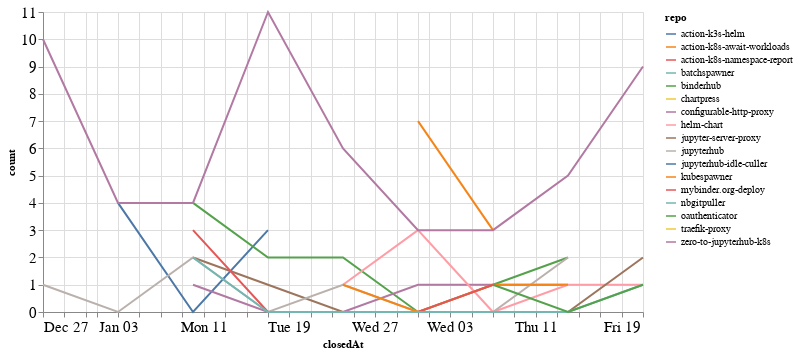

The code cell stored with this chart in its notebook:
### Code cell
closed_by_time = closed_by.groupby('repo').resample('W', on='closedAt').count()['author'].reset_index()
closed_by_time = closed_by_time.rename(columns={'author': 'count'})

alt.Chart(closed_by_time, width=600).mark_line().encode(
    x='closedAt',
    y='count',
    color='repo',
    tooltip="repo"
)

### Figure 1 — Vega-Lite specification as saved in the notebook (floating-point values rounded to 4 significant figures)
{"config": {"axisLeft": {"labelFontSize": 15}, "axisBottom": {"labelFontSize": 15}}, "data": {"name": "data-49d485bf5015f8d5c091354b9a52ea3c"}, "mark": "line", "encoding": {"color": {"type": "nominal", "field": "repo"}, "tooltip": {"type": "nominal", "field": "repo"}, "x": {"type": "temporal", "field": "closedAt"}, "y": {"type": "quantitative", "field": "count"}}, "width": 600, "$schema": "https://vega.github.io/schema/vega-lite/v4.8.1.json", "datasets": {"data-49d485bf5015f8d5c091354b9a52ea3c": [{"repo": "action-k3s-helm", "closedAt": "2021-01-03T00:00:00", "count": 4}, {"repo": "action-k3s-helm", "closedAt": "2021-01-10T00:00:00", "count": 0}, {"repo": "action-k3s-helm", "closedAt": "2021-01-17T00:00:00", "count": 3}, {"repo": "action-k8s-await-workloads", "closedAt": "2021-01-31T00:00:00", "count": 7}, {"repo": "action-k8s-await-workloads", "closedAt": "2021-02-07T00:00:00", "count": 3}, {"repo": "action-k8s-namespace-report", "closedAt": "2021-02-07T00:00:00", "count": 1}, {"repo": "batchspawner", "closedAt": "2021-01-31T00:00:00", "count": 4}, {"repo": "binderhub", "closedAt": "2021-01-10T00:00:00", "count": 4}, {"repo": "binderhub", "closedAt": "2021-01-17T00:00:00", "count": 2}, {"repo": "binderhub", "closedAt": "2021-01-24T00:00:00", "count": 2}, {"repo": "binderhub", "closedAt": "2021-01-31T00:00:00", "count": 0}, {"repo": "binderhub", "closedAt": "2021-02-07T00:00:00", "count": 1}, {"repo": "binderhub", "closedAt": "2021-02-14T00:00:00", "count": 2}, {"repo": "chartpress", "closedAt": "2021-01-24T00:00:00", "count": 1}, {"repo": "configurable-http-proxy", "closedAt": "2021-01-10T00:00:00", "count": 1}, {"repo": "configurable-http-proxy", "closedAt": "2021-01-17T00:00:00", "count": 0}, {"repo": "configurable-http-proxy", "closedAt": "2021-01-24T00:00:00", "count": 0}, {"repo": "configurable-http-proxy", "closedAt": "2021-01-31T00:00:00", "count": 1}, {"repo": "configurable-http-proxy", "closedAt": "2021-02-07T00:00:00", "count": 1}, {"repo": "configurable-http-proxy", "closedAt": "2021-02-14T00:00:00", "count": 1}, {"repo": "helm-chart", "closedAt": "2021-01-24T00:00:00", "count": 1}, {"repo": "helm-chart", "closedAt": "2021-01-31T00:00:00", "count": 3}, {"repo": "helm-chart", "closedAt": "2021-02-07T00:00:00", "count": 0}, {"repo": "helm-chart", "closedAt": "2021-02-14T00:00:00", "count": 1}, {"repo": "helm-chart", "closedAt": "2021-02-21T00:00:00", "count": 1}, {"repo": "jupyter-server-proxy", "closedAt": "2021-01-10T00:00:00", "count": 2}, {"repo": "jupyter-server-proxy", "closedAt": "2021-01-17T00:00:00", "count": 1}, {"repo": "jupyter-server-proxy", "closedAt": "2021-01-24T00:00:00", "count": 0}, {"repo": "jupyter-server-proxy", "closedAt": "2021-01-31T00:00:00", "count": 0}, {"repo": "jupyter-server-proxy", "closedAt": "2021-02-07T00:00:00", "count": 0}, {"repo": "jupyter-server-proxy", "closedAt": "2021-02-14T00:00:00", "count": 0}, {"repo": "jupyter-server-proxy", "closedAt": "2021-02-21T00:00:00", "count": 2}, {"repo": "jupyterhub", "closedAt": "2020-12-27T00:00:00", "count": 1}, {"repo": "jupyterhub", "closedAt": "2021-01-03T00:00:00", "count": 0}, {"repo": "jupyterhub", "closedAt": "2021-01-10T00:00:00", "count": 2}, {"repo": "jupyterhub", "closedAt": "2021-01-17T00:00:00", "count": 0}, {"repo": "jupyterhub", "closedAt": "2021-01-24T00:00:00", "count": 1}, {"repo": "jupyterhub", "closedAt": "2021-01-31T00:00:00", "count": 0}, {"repo": "jupyterhub", "closedAt": "2021-02-07T00:00:00", "count": 0}, {"repo": "jupyterhub", "closedAt": "2021-02-14T00:00:00", "count": 2}, {"repo": "jupyterhub-idle-culler", "closedAt": "2021-01-31T00:00:00", "count": 1}, {"repo": "kubespawner", "closedAt": "2021-01-24T00:00:00", "count": 1}, {"repo": "kubespawner", "closedAt": "2021-01-31T00:00:00", "count": 0}, {"repo": "kubespawner", "closedAt": "2021-02-07T00:00:00", "count": 1}, {"repo": "kubespawner", "closedAt": "2021-02-14T00:00:00", "count": 1}, {"repo": "mybinder.org-deploy", "closedAt": "2021-01-10T00:00:00", "count": 3}, {"repo": "mybinder.org-deploy", "closedAt": "2021-01-17T00:00:00", "count": 0}, {"repo": "mybinder.org-deploy", "closedAt": "2021-01-24T00:00:00", "count": 0}, {"repo": "mybinder.org-deploy", "closedAt": "2021-01-31T00:00:00", "count": 0}, {"repo": "mybinder.org-deploy", "closedAt": "2021-02-07T00:00:00", "count": 1}, {"repo": "nbgitpuller", "closedAt": "2021-01-10T00:00:00", "count": 2}, {"repo": "nbgitpuller", "closedAt": "2021-01-17T00:00:00", "count": 0}, {"repo": "nbgitpuller", "closedAt": "2021-01-24T00:00:00", "count": 0}, {"repo": "nbgitpuller", "closedAt": "2021-01-31T00:00:00", "count": 0}, {"repo": "nbgitpuller", "closedAt": "2021-02-07T00:00:00", "count": 0}, {"repo": "nbgitpuller", "closedAt": "2021-02-14T00:00:00", "count": 0}, {"repo": "nbgitpuller", "closedAt": "2021-02-21T00:00:00", "count": 1}, {"repo": "oauthenticator", "closedAt": "2021-02-07T00:00:00", "count": 1}, {"repo": "oauthenticator", "closedAt": "2021-02-14T00:00:00", "count": 0}, {"repo": "oauthenticator", "closedAt": "2021-02-21T00:00:00", "count": 1}, {"repo": "traefik-proxy", "closedAt": "2021-02-21T00:00:00", "count": 1}, {"repo": "zero-to-jupyterhub-k8s", "closedAt": "2020-12-27T00:00:00", "count": 10}, {"repo": "zero-to-jupyterhub-k8s", "closedAt": "2021-01-03T00:00:00", "count": 4}, {"repo": "zero-to-jupyterhub-k8s", "closedAt": "2021-01-10T00:00:00", "count": 4}, {"repo": "zero-to-jupyterhub-k8s", "closedAt": "2021-01-17T00:00:00", "count": 11}, {"repo": "zero-to-jupyterhub-k8s", "closedAt": "2021-01-24T00:00:00", "count": 6}, {"repo": "zero-to-jupyterhub-k8s", "closedAt": "2021-01-31T00:00:00", "count": 3}, {"repo": "zero-to-jupyterhub-k8s", "closedAt": "2021-02-07T00:00:00", "count": 3}, {"repo": "zero-to-jupyterhub-k8s", "closedAt": "2021-02-14T00:00:00", "count": 5}, {"repo": "zero-to-jupyterhub-k8s", "closedAt": "2021-02-21T00:00:00", "count": 9}]}}
